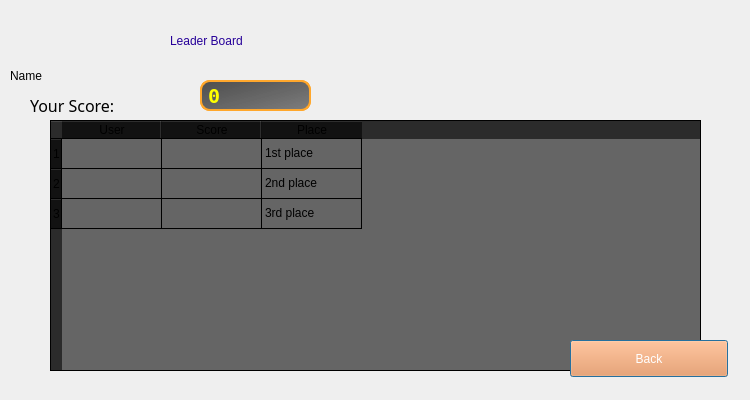
<?xml version="1.0" encoding="UTF-8"?>
<ui version="4.0">
 <class>Dialog</class>
 <widget class="QDialog" name="Dialog">
  <property name="geometry">
   <rect>
    <x>0</x>
    <y>0</y>
    <width>750</width>
    <height>400</height>
   </rect>
  </property>
  <property name="windowTitle">
   <string>Dialog</string>
  </property>
  <widget class="QLabel" name="BGImage">
   <property name="geometry">
    <rect>
     <x>0</x>
     <y>0</y>
     <width>751</width>
     <height>401</height>
    </rect>
   </property>
   <property name="text">
    <string/>
   </property>
   <property name="pixmap">
    <pixmap>../Helicopter firebase/bg.png</pixmap>
   </property>
  </widget>
  <widget class="QLabel" name="label">
   <property name="geometry">
    <rect>
     <x>170</x>
     <y>-10</y>
     <width>431</width>
     <height>101</height>
    </rect>
   </property>
   <property name="styleSheet">
    <string notr="true">font: 48pt &quot;Bebas Neue&quot;;
color: rgb(38, 0, 153);</string>
   </property>
   <property name="text">
    <string>Leader Board</string>
   </property>
  </widget>
  <widget class="QWidget" name="widget" native="true">
   <property name="geometry">
    <rect>
     <x>50</x>
     <y>120</y>
     <width>651</width>
     <height>251</height>
    </rect>
   </property>
   <layout class="QVBoxLayout" name="verticalLayout">
    <item>
     <widget class="QTableWidget" name="table">
      <property name="styleSheet">
       <string notr="true">background-color: qlineargradient(spread:pad, x1:0, y1:0, x2:1, y2:1, stop:0 rgba(0, 0, 0, 147), stop:1 rgba(0, 0, 0, 147));</string>
      </property>
      <row>
       <property name="text">
        <string>1</string>
       </property>
      </row>
      <row>
       <property name="text">
        <string>2</string>
       </property>
      </row>
      <row>
       <property name="text">
        <string>3</string>
       </property>
      </row>
      <column>
       <property name="text">
        <string>User</string>
       </property>
      </column>
      <column>
       <property name="text">
        <string>Score</string>
       </property>
      </column>
      <column>
       <property name="text">
        <string>Place</string>
       </property>
      </column>
      <item row="0" column="0">
       <property name="text">
        <string/>
       </property>
       <property name="background">
        <brush brushstyle="NoBrush">
         <color alpha="255">
          <red>0</red>
          <green>0</green>
          <blue>0</blue>
         </color>
        </brush>
       </property>
       <property name="foreground">
        <brush brushstyle="NoBrush">
         <color alpha="255">
          <red>38</red>
          <green>206</green>
          <blue>0</blue>
         </color>
        </brush>
       </property>
      </item>
      <item row="0" column="1">
       <property name="text">
        <string/>
       </property>
       <property name="background">
        <brush brushstyle="NoBrush">
         <color alpha="255">
          <red>0</red>
          <green>0</green>
          <blue>0</blue>
         </color>
        </brush>
       </property>
       <property name="foreground">
        <brush brushstyle="NoBrush">
         <color alpha="255">
          <red>38</red>
          <green>206</green>
          <blue>0</blue>
         </color>
        </brush>
       </property>
      </item>
      <item row="0" column="2">
       <property name="text">
        <string>1st place</string>
       </property>
       <property name="toolTip">
        <string/>
       </property>
       <property name="background">
        <brush brushstyle="NoBrush">
         <color alpha="255">
          <red>0</red>
          <green>0</green>
          <blue>0</blue>
         </color>
        </brush>
       </property>
       <property name="foreground">
        <brush brushstyle="NoBrush">
         <color alpha="255">
          <red>38</red>
          <green>206</green>
          <blue>0</blue>
         </color>
        </brush>
       </property>
      </item>
      <item row="1" column="0">
       <property name="text">
        <string/>
       </property>
       <property name="background">
        <brush brushstyle="NoBrush">
         <color alpha="255">
          <red>0</red>
          <green>0</green>
          <blue>0</blue>
         </color>
        </brush>
       </property>
       <property name="foreground">
        <brush brushstyle="NoBrush">
         <color alpha="255">
          <red>255</red>
          <green>255</green>
          <blue>0</blue>
         </color>
        </brush>
       </property>
      </item>
      <item row="1" column="1">
       <property name="text">
        <string/>
       </property>
       <property name="background">
        <brush brushstyle="NoBrush">
         <color alpha="255">
          <red>0</red>
          <green>0</green>
          <blue>0</blue>
         </color>
        </brush>
       </property>
       <property name="foreground">
        <brush brushstyle="NoBrush">
         <color alpha="255">
          <red>255</red>
          <green>255</green>
          <blue>0</blue>
         </color>
        </brush>
       </property>
      </item>
      <item row="1" column="2">
       <property name="text">
        <string>2nd place</string>
       </property>
       <property name="background">
        <brush brushstyle="NoBrush">
         <color alpha="255">
          <red>0</red>
          <green>0</green>
          <blue>0</blue>
         </color>
        </brush>
       </property>
       <property name="foreground">
        <brush brushstyle="NoBrush">
         <color alpha="255">
          <red>255</red>
          <green>255</green>
          <blue>0</blue>
         </color>
        </brush>
       </property>
      </item>
      <item row="2" column="2">
       <property name="text">
        <string>3rd place</string>
       </property>
       <property name="background">
        <brush brushstyle="NoBrush">
         <color alpha="255">
          <red>0</red>
          <green>0</green>
          <blue>0</blue>
         </color>
        </brush>
       </property>
       <property name="foreground">
        <brush brushstyle="NoBrush">
         <color alpha="255">
          <red>255</red>
          <green>157</green>
          <blue>0</blue>
         </color>
        </brush>
       </property>
      </item>
     </widget>
    </item>
   </layout>
  </widget>
  <widget class="QPushButton" name="Back">
   <property name="geometry">
    <rect>
     <x>570</x>
     <y>340</y>
     <width>158</width>
     <height>37</height>
    </rect>
   </property>
   <property name="styleSheet">
    <string notr="true">background-color: rgb(255, 145, 67);
color: rgb(255, 255, 255);
font: 17pt &quot;Franklin Gothic Demi Cond&quot;;</string>
   </property>
   <property name="text">
    <string>Back</string>
   </property>
  </widget>
  <widget class="QLabel" name="leaderUsersName">
   <property name="geometry">
    <rect>
     <x>10</x>
     <y>40</y>
     <width>191</width>
     <height>71</height>
    </rect>
   </property>
   <property name="styleSheet">
    <string notr="true">font: 80 28pt &quot;Segoe UI Black&quot;;</string>
   </property>
   <property name="text">
    <string>Name</string>
   </property>
  </widget>
  <widget class="QWidget" name="widget_2" native="true">
   <property name="geometry">
    <rect>
     <x>200</x>
     <y>80</y>
     <width>111</width>
     <height>31</height>
    </rect>
   </property>
   <property name="styleSheet">
    <string notr="true">background-color: qlineargradient(spread:pad, x1:0, y1:0, x2:1, y2:1, stop:0 rgba(0, 0, 0, 109), stop:1 rgba(0, 0, 0, 70));
border-style: solid;
border-width: 2px;
border-color: rgb(255, 167, 44);
border-radius: 10px;</string>
   </property>
   <widget class="QLabel" name="ledscore">
    <property name="geometry">
     <rect>
      <x>0</x>
      <y>0</y>
      <width>111</width>
      <height>31</height>
     </rect>
    </property>
    <property name="font">
     <font>
      <family>Fixedsys</family>
      <pointsize>15</pointsize>
      <weight>75</weight>
      <bold>true</bold>
     </font>
    </property>
    <property name="styleSheet">
     <string notr="true">color: rgb(255, 255, 0);</string>
    </property>
    <property name="text">
     <string>0</string>
    </property>
   </widget>
  </widget>
  <widget class="QLabel" name="label_3">
   <property name="geometry">
    <rect>
     <x>30</x>
     <y>90</y>
     <width>131</width>
     <height>31</height>
    </rect>
   </property>
   <property name="font">
    <font>
     <family>Franklin Gothic Demi</family>
     <pointsize>12</pointsize>
     <weight>50</weight>
     <italic>false</italic>
     <bold>false</bold>
    </font>
   </property>
   <property name="styleSheet">
    <string notr="true">font: 12pt &quot;Franklin Gothic Demi&quot;;</string>
   </property>
   <property name="text">
    <string>Your Score:</string>
   </property>
  </widget>
 </widget>
 <resources/>
 <connections/>
</ui>
